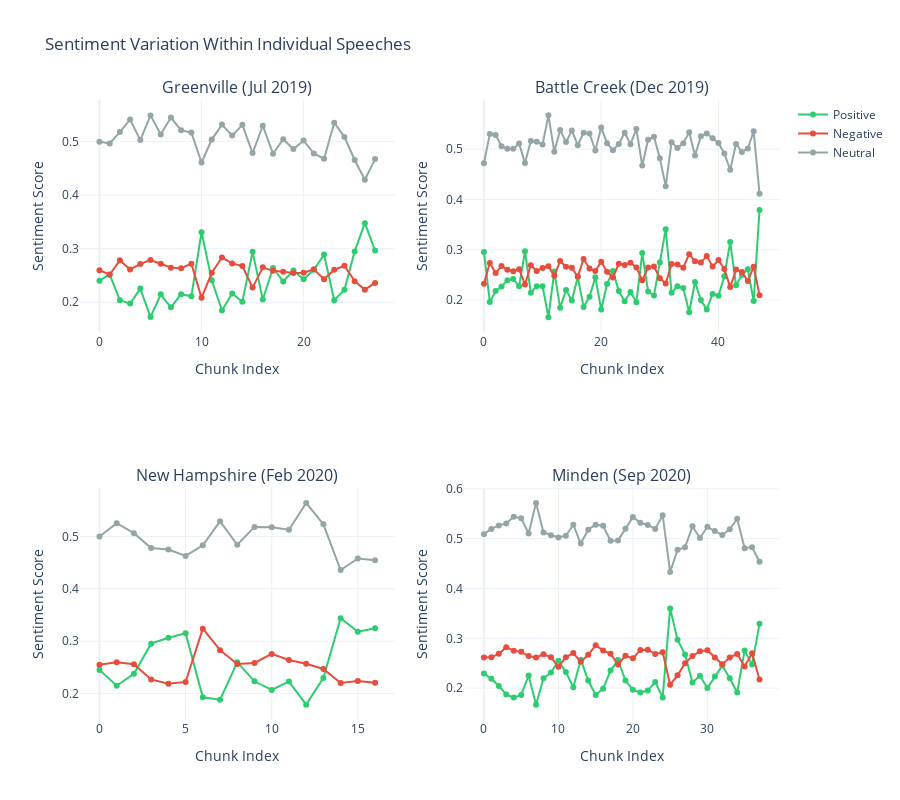

Here is the notebook cell this chart was saved with:
### Markdown cell above
## Chunk-Level Sentiment Analysis

Examining sentiment variation within individual speeches.

### Code cell
# Select a few interesting speeches to examine in detail
selected_speeches = [0, 10, 20, 30]  # First, middle, and later speeches

fig = make_subplots(
    rows=2, cols=2,
    subplot_titles=[f"{sentiment_results[i]['location']} ({sentiment_results[i]['month']} {sentiment_results[i]['year']})" 
                    for i in selected_speeches]
)

positions = [(1, 1), (1, 2), (2, 1), (2, 2)]

for idx, (speech_idx, pos) in enumerate(zip(selected_speeches, positions)):
    result = sentiment_results[speech_idx]
    chunks = result['chunk_predictions']
    
    chunk_indices = list(range(len(chunks)))
    
    # Add traces for each sentiment
    fig.add_trace(
        go.Scatter(x=chunk_indices, y=chunks[:, 0],
                   mode='lines+markers', name='Positive',
                   line=dict(color='#2ecc71'), showlegend=(idx == 0)),
        row=pos[0], col=pos[1]
    )
    fig.add_trace(
        go.Scatter(x=chunk_indices, y=chunks[:, 1],
                   mode='lines+markers', name='Negative',
                   line=dict(color='#e74c3c'), showlegend=(idx == 0)),
        row=pos[0], col=pos[1]
    )
    fig.add_trace(
        go.Scatter(x=chunk_indices, y=chunks[:, 2],
                   mode='lines+markers', name='Neutral',
                   line=dict(color='#95a5a6'), showlegend=(idx == 0)),
        row=pos[0], col=pos[1]
    )
    
    fig.update_xaxes(title_text="Chunk Index", row=pos[0], col=pos[1])
    fig.update_yaxes(title_text="Sentiment Score", row=pos[0], col=pos[1])

fig.update_layout(
    height=800,
    title_text="Sentiment Variation Within Individual Speeches",
    template='plotly_white',
    showlegend=True
)

fig.show()

### Figure 1 — Plotly figure (JSON) as saved in the notebook; plotly's stock layout.template omitted (floating-point values rounded to 4 significant figures)
{"data": [{"line": {"color": "#2ecc71"}, "mode": "lines+markers", "name": "Positive", "showlegend": true, "type": "scatter", "x": [0, 1, 2, 3, 4, 5, 6, 7, 8, 9, 10, 11, 12, 13, 14, 15, 16, 17, 18, 19, 20, 21, 22, 23, 24, 25, 26, 27], "xaxis": "x", "y": [0.2404, 0.2519, 0.2037, 0.1975, 0.2256, 0.1723, 0.2148, 0.1905, 0.2151, 0.2112, 0.3308, 0.2412, 0.1847, 0.2163, 0.2011, 0.2941, 0.2052, 0.264, 0.2387, 0.2594, 0.2429, 0.2607, 0.289, 0.204, 0.2236, 0.295, 0.3478, 0.2965], "yaxis": "y"}, {"line": {"color": "#e74c3c"}, "mode": "lines+markers", "name": "Negative", "showlegend": true, "type": "scatter", "x": [0, 1, 2, 3, 4, 5, 6, 7, 8, 9, 10, 11, 12, 13, 14, 15, 16, 17, 18, 19, 20, 21, 22, 23, 24, 25, 26, 27], "xaxis": "x", "y": [0.2599, 0.2515, 0.2785, 0.2612, 0.2716, 0.2788, 0.272, 0.2647, 0.2638, 0.272, 0.2083, 0.255, 0.2836, 0.2725, 0.2675, 0.2274, 0.2652, 0.2587, 0.257, 0.2546, 0.2552, 0.2615, 0.243, 0.2608, 0.2681, 0.2394, 0.2236, 0.2361], "yaxis": "y"}, {"line": {"color": "#95a5a6"}, "mode": "lines+markers", "name": "Neutral", "showlegend": true, "type": "scatter", "x": [0, 1, 2, 3, 4, 5, 6, 7, 8, 9, 10, 11, 12, 13, 14, 15, 16, 17, 18, 19, 20, 21, 22, 23, 24, 25, 26, 27], "xaxis": "x", "y": [0.4997, 0.4966, 0.5178, 0.5413, 0.5028, 0.5489, 0.5132, 0.5448, 0.5211, 0.5168, 0.461, 0.5037, 0.5317, 0.5112, 0.5313, 0.4785, 0.5296, 0.4774, 0.5043, 0.486, 0.5019, 0.4779, 0.468, 0.5353, 0.5083, 0.4656, 0.4286, 0.4673], "yaxis": "y"}, {"line": {"color": "#2ecc71"}, "mode": "lines+markers", "name": "Positive", "showlegend": false, "type": "scatter", "x": [0, 1, 2, 3, 4, 5, 6, 7, 8, 9, 10, 11, 12, 13, 14, 15, 16, 17, 18, 19, 20, 21, 22, 23, 24, 25, 26, 27, 28, 29, 30, 31, 32, 33, 34, 35, 36, 37, 38, 39, 40, 41, 42, 43, 44, 45, 46, 47], "xaxis": "x2", "y": [0.2956, 0.1961, 0.218, 0.2269, 0.2391, 0.2418, 0.2274, 0.2968, 0.2144, 0.2275, 0.2273, 0.1659, 0.2567, 0.1844, 0.2198, 0.1988, 0.2455, 0.186, 0.2062, 0.2452, 0.1811, 0.2319, 0.2574, 0.2176, 0.1976, 0.2158, 0.1953, 0.2932, 0.2169, 0.2087, 0.2747, 0.3409, 0.2146, 0.2273, 0.2239, 0.1754, 0.2357, 0.1998, 0.1812, 0.2119, 0.2084, 0.2473, 0.3151, 0.2291, 0.2498, 0.2611, 0.1979, 0.3791], "yaxis": "y2"}, {"line": {"color": "#e74c3c"}, "mode": "lines+markers", "name": "Negative", "showlegend": false, "type": "scatter", "x": [0, 1, 2, 3, 4, 5, 6, 7, 8, 9, 10, 11, 12, 13, 14, 15, 16, 17, 18, 19, 20, 21, 22, 23, 24, 25, 26, 27, 28, 29, 30, 31, 32, 33, 34, 35, 36, 37, 38, 39, 40, 41, 42, 43, 44, 45, 46, 47], "xaxis": "x2", "y": [0.2323, 0.2737, 0.2536, 0.2674, 0.2599, 0.2573, 0.2611, 0.2309, 0.2692, 0.2578, 0.2634, 0.2669, 0.2482, 0.2776, 0.2659, 0.2639, 0.2466, 0.2814, 0.2626, 0.2575, 0.276, 0.2562, 0.2448, 0.2721, 0.2698, 0.2743, 0.2645, 0.2394, 0.2644, 0.2666, 0.2433, 0.2326, 0.2715, 0.2705, 0.2643, 0.2911, 0.2768, 0.2744, 0.2877, 0.2664, 0.2793, 0.2615, 0.2256, 0.2604, 0.2555, 0.2377, 0.2663, 0.2096], "yaxis": "y2"}, {"line": {"color": "#95a5a6"}, "mode": "lines+markers", "name": "Neutral", "showlegend": false, "type": "scatter", "x": [0, 1, 2, 3, 4, 5, 6, 7, 8, 9, 10, 11, 12, 13, 14, 15, 16, 17, 18, 19, 20, 21, 22, 23, 24, 25, 26, 27, 28, 29, 30, 31, 32, 33, 34, 35, 36, 37, 38, 39, 40, 41, 42, 43, 44, 45, 46, 47], "xaxis": "x2", "y": [0.4721, 0.5302, 0.5284, 0.5057, 0.501, 0.5009, 0.5115, 0.4723, 0.5164, 0.5148, 0.5094, 0.5672, 0.4951, 0.5379, 0.5143, 0.5372, 0.5079, 0.5325, 0.5312, 0.4973, 0.5429, 0.5119, 0.4977, 0.5102, 0.5327, 0.51, 0.5402, 0.4674, 0.5187, 0.5246, 0.482, 0.4265, 0.514, 0.5022, 0.5119, 0.5334, 0.4875, 0.5258, 0.5311, 0.5217, 0.5122, 0.4913, 0.4592, 0.5105, 0.4946, 0.5012, 0.5358, 0.4113], "yaxis": "y2"}, {"line": {"color": "#2ecc71"}, "mode": "lines+markers", "name": "Positive", "showlegend": false, "type": "scatter", "x": [0, 1, 2, 3, 4, 5, 6, 7, 8, 9, 10, 11, 12, 13, 14, 15, 16], "xaxis": "x3", "y": [0.2452, 0.2149, 0.2379, 0.2954, 0.3066, 0.3151, 0.1929, 0.1883, 0.2596, 0.2235, 0.207, 0.2229, 0.179, 0.23, 0.3439, 0.3182, 0.3248], "yaxis": "y3"}, {"line": {"color": "#e74c3c"}, "mode": "lines+markers", "name": "Negative", "showlegend": false, "type": "scatter", "x": [0, 1, 2, 3, 4, 5, 6, 7, 8, 9, 10, 11, 12, 13, 14, 15, 16], "xaxis": "x3", "y": [0.2549, 0.2599, 0.2559, 0.227, 0.2186, 0.2223, 0.324, 0.2829, 0.2564, 0.2584, 0.2758, 0.2643, 0.2571, 0.247, 0.2203, 0.224, 0.2209], "yaxis": "y3"}, {"line": {"color": "#95a5a6"}, "mode": "lines+markers", "name": "Neutral", "showlegend": false, "type": "scatter", "x": [0, 1, 2, 3, 4, 5, 6, 7, 8, 9, 10, 11, 12, 13, 14, 15, 16], "xaxis": "x3", "y": [0.4998, 0.5252, 0.5062, 0.4776, 0.4748, 0.4627, 0.4831, 0.5288, 0.484, 0.5181, 0.5172, 0.5128, 0.5639, 0.523, 0.4359, 0.4578, 0.4544], "yaxis": "y3"}, {"line": {"color": "#2ecc71"}, "mode": "lines+markers", "name": "Positive", "showlegend": false, "type": "scatter", "x": [0, 1, 2, 3, 4, 5, 6, 7, 8, 9, 10, 11, 12, 13, 14, 15, 16, 17, 18, 19, 20, 21, 22, 23, 24, 25, 26, 27, 28, 29, 30, 31, 32, 33, 34, 35, 36, 37], "xaxis": "x4", "y": [0.2296, 0.2187, 0.2043, 0.1873, 0.181, 0.1864, 0.2254, 0.1669, 0.2197, 0.2313, 0.2549, 0.2321, 0.2017, 0.2571, 0.2153, 0.1861, 0.1988, 0.2352, 0.2563, 0.2153, 0.1966, 0.1914, 0.1953, 0.2122, 0.1814, 0.36, 0.2969, 0.2677, 0.2111, 0.2246, 0.2001, 0.2233, 0.2452, 0.2198, 0.1914, 0.2757, 0.2472, 0.329], "yaxis": "y4"}, {"line": {"color": "#e74c3c"}, "mode": "lines+markers", "name": "Negative", "showlegend": false, "type": "scatter", "x": [0, 1, 2, 3, 4, 5, 6, 7, 8, 9, 10, 11, 12, 13, 14, 15, 16, 17, 18, 19, 20, 21, 22, 23, 24, 25, 26, 27, 28, 29, 30, 31, 32, 33, 34, 35, 36, 37], "xaxis": "x4", "y": [0.2615, 0.2618, 0.2692, 0.2821, 0.2753, 0.2728, 0.2642, 0.2613, 0.2679, 0.262, 0.2428, 0.262, 0.2704, 0.2527, 0.2668, 0.2858, 0.2756, 0.269, 0.2472, 0.2651, 0.2598, 0.2767, 0.2772, 0.2684, 0.2718, 0.2069, 0.2256, 0.2497, 0.2642, 0.274, 0.2761, 0.2616, 0.2477, 0.2614, 0.2687, 0.2435, 0.27, 0.2174], "yaxis": "y4"}, {"line": {"color": "#95a5a6"}, "mode": "lines+markers", "name": "Neutral", "showlegend": false, "type": "scatter", "x": [0, 1, 2, 3, 4, 5, 6, 7, 8, 9, 10, 11, 12, 13, 14, 15, 16, 17, 18, 19, 20, 21, 22, 23, 24, 25, 26, 27, 28, 29, 30, 31, 32, 33, 34, 35, 36, 37], "xaxis": "x4", "y": [0.509, 0.5196, 0.5266, 0.5305, 0.5438, 0.5407, 0.5104, 0.5718, 0.5124, 0.5067, 0.5023, 0.5058, 0.5279, 0.4902, 0.5179, 0.528, 0.5256, 0.4958, 0.4964, 0.5197, 0.5436, 0.5319, 0.5275, 0.5194, 0.5468, 0.4331, 0.4775, 0.4826, 0.5247, 0.5014, 0.5238, 0.5152, 0.5071, 0.5188, 0.5399, 0.4808, 0.4828, 0.4536], "yaxis": "y4"}], "layout": {"annotations": [{"font": {"size": 16}, "showarrow": false, "text": "Greenville (Jul 2019)", "x": 0.225, "xanchor": "center", "xref": "paper", "y": 1, "yanchor": "bottom", "yref": "paper"}, {"font": {"size": 16}, "showarrow": false, "text": "Battle Creek (Dec 2019)", "x": 0.775, "xanchor": "center", "xref": "paper", "y": 1, "yanchor": "bottom", "yref": "paper"}, {"font": {"size": 16}, "showarrow": false, "text": "New Hampshire (Feb 2020)", "x": 0.225, "xanchor": "center", "xref": "paper", "y": 0.375, "yanchor": "bottom", "yref": "paper"}, {"font": {"size": 16}, "showarrow": false, "text": "Minden (Sep 2020)", "x": 0.775, "xanchor": "center", "xref": "paper", "y": 0.375, "yanchor": "bottom", "yref": "paper"}], "height": 800, "showlegend": true, "title": {"text": "Sentiment Variation Within Individual Speeches"}, "xaxis": {"anchor": "y", "domain": [0, 0.45], "title": {"text": "Chunk Index"}}, "xaxis2": {"anchor": "y2", "domain": [0.55, 1], "title": {"text": "Chunk Index"}}, "xaxis3": {"anchor": "y3", "domain": [0, 0.45], "title": {"text": "Chunk Index"}}, "xaxis4": {"anchor": "y4", "domain": [0.55, 1], "title": {"text": "Chunk Index"}}, "yaxis": {"anchor": "x", "domain": [0.625, 1], "title": {"text": "Sentiment Score"}}, "yaxis2": {"anchor": "x2", "domain": [0.625, 1], "title": {"text": "Sentiment Score"}}, "yaxis3": {"anchor": "x3", "domain": [0, 0.375], "title": {"text": "Sentiment Score"}}, "yaxis4": {"anchor": "x4", "domain": [0, 0.375], "title": {"text": "Sentiment Score"}}}}
